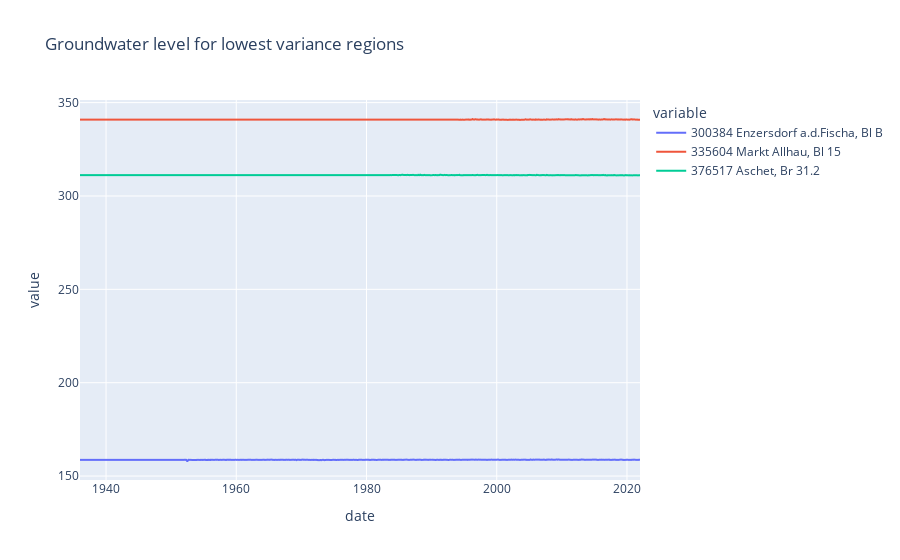

Notebook code cell kept with this figure:
### Code cell
fig = px.line(interpolated_df, x="date", y=bot_variance_regions.index, title='Groundwater level for lowest variance regions')
fig.show()

### Figure 1 — Plotly figure (JSON) as saved in the notebook; plotly's stock layout.template omitted (floating-point values rounded to 4 significant figures; data arrays with more than 128 entries replaced by an {"elided": "..."} marker saying what was removed)
{"data": [{"hovertemplate": "variable=300384 Enzersdorf a.d.Fischa, Bl B<br>date=%{x}<br>value=%{y}<extra></extra>", "legendgroup": "300384 Enzersdorf a.d.Fischa, Bl B", "line": {"color": "#636efa", "dash": "solid"}, "marker": {"symbol": "circle"}, "mode": "lines", "name": "300384 Enzersdorf a.d.Fischa, Bl B", "showlegend": true, "type": "scattergl", "x": {"elided": "1031 str values"}, "xaxis": "x", "y": {"elided": "1031 float values"}, "yaxis": "y"}, {"hovertemplate": "variable=335604 Markt Allhau, Bl 15<br>date=%{x}<br>value=%{y}<extra></extra>", "legendgroup": "335604 Markt Allhau, Bl 15", "line": {"color": "#EF553B", "dash": "solid"}, "marker": {"symbol": "circle"}, "mode": "lines", "name": "335604 Markt Allhau, Bl 15", "showlegend": true, "type": "scattergl", "x": {"elided": "1031 str values"}, "xaxis": "x", "y": {"elided": "1031 float values"}, "yaxis": "y"}, {"hovertemplate": "variable=376517 Aschet, Br 31.2<br>date=%{x}<br>value=%{y}<extra></extra>", "legendgroup": "376517 Aschet, Br 31.2", "line": {"color": "#00cc96", "dash": "solid"}, "marker": {"symbol": "circle"}, "mode": "lines", "name": "376517 Aschet, Br 31.2", "showlegend": true, "type": "scattergl", "x": {"elided": "1031 str values"}, "xaxis": "x", "y": {"elided": "1031 float values"}, "yaxis": "y"}], "layout": {"legend": {"title": {"text": "variable"}, "tracegroupgap": 0}, "title": {"text": "Groundwater level for lowest variance regions"}, "xaxis": {"anchor": "y", "domain": [0, 1], "title": {"text": "date"}}, "yaxis": {"anchor": "x", "domain": [0, 1], "title": {"text": "value"}}}}
